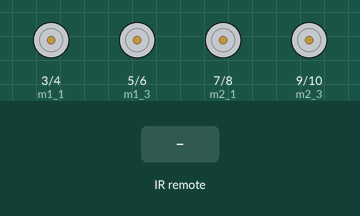
Bench run of a sketch on a simulated Arduino Uno, built with avr-gcc and run on an emulated ATmega328P. Parts: motor-driver pin pairs drawn as motors (green arrow = first pin HIGH = forward, orange = second pin HIGH = backward, longer = more drive). Inputs (shaded band) come from the test bench.

Above: at 1.2 s.
1.3 s: infrared code 0xC26BF044 received
At 2.0 s:
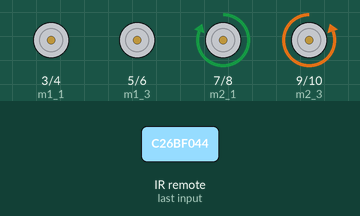
2.9 s: infrared code 0xC4FFB646 received
At 4.2 s:
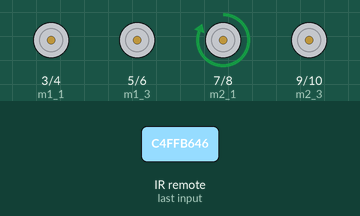
4.5 s: infrared code 0x758C9D82 received
At 5.6 s:
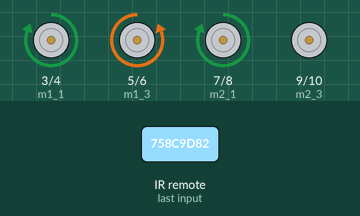
6.1 s: infrared code 0x53801EE8 received
At 6.9 s:
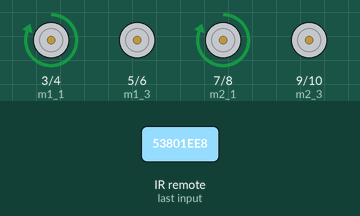
7.7 s: infrared code 0xC26BF044 received
At 8.1 s:
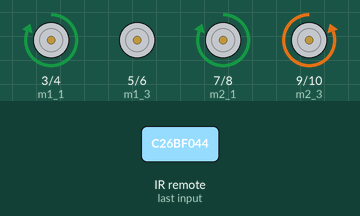
9.3 s: infrared code 0xC4FFB646 received
At 10.5 s:
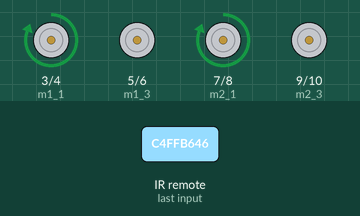
Timing chart, 0 to 11.9 s (numbered marks = the images above; inputs shaded):
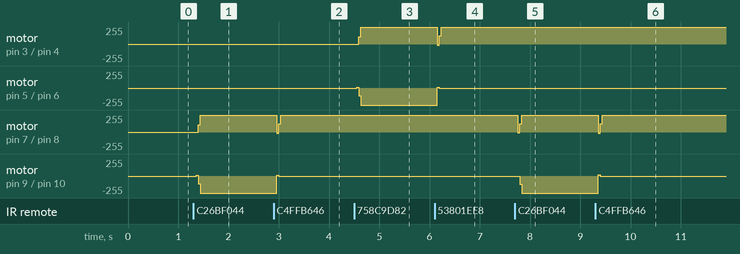

Measured:
- after the input at 1.3 s, motor on pin 7 (m2_1) / pin 8 (m2_2): stopped → forward 255/255 after 0.05 s; motor on pin 9 (m2_3) / pin 10 (m2_4): stopped → backward 255/255 after 0.05 s
- after the input at 2.9 s, motor on pin 7 (m2_1) / pin 8 (m2_2): forward 255/255 → backward 16/255 after 0.06 s, → forward 122/255 0.04 s later, → forward 255/255 0.04 s later; motor on pin 9 (m2_3) / pin 10 (m2_4): backward 255/255 → stopped after 0.06 s
- after the input at 4.5 s, motor on pin 3 (m1_1) / pin 4 (m1_2): stopped → forward 255/255 after 0.05 s; motor on pin 5 (m1_3) / pin 6 (m1_4): stopped → backward 255/255 after 0.05 s
- after the input at 6.1 s, motor on pin 3 (m1_1) / pin 4 (m1_2): forward 255/255 → backward 17/255 after 0.06 s, → forward 122/255 0.04 s later, → forward 255/255 0.04 s later; motor on pin 5 (m1_3) / pin 6 (m1_4): backward 255/255 → stopped after 0.06 s
- after the input at 7.7 s, motor on pin 7 (m2_1) / pin 8 (m2_2): forward 255/255 → backward 13/255 after 0.06 s, → forward 122/255 0.04 s later, → forward 255/255 0.04 s later; motor on pin 9 (m2_3) / pin 10 (m2_4): stopped → backward 255/255 after 0.10 s
- after the input at 9.3 s, motor on pin 7 (m2_1) / pin 8 (m2_2): forward 255/255 → backward 16/255 after 0.06 s, → forward 122/255 0.04 s later, → forward 255/255 0.04 s later; motor on pin 9 (m2_3) / pin 10 (m2_4): backward 255/255 → stopped after 0.06 s

The sketch:

camera_gimbal_2_0.ino
```cpp
#include <IRremote.h>

int IRpin = 11;
IRrecv irrecv(IRpin);
decode_results results;
int step = 10;
// Motor 1 pins
int m1_1 = 3;
int m1_2 = 4;
int m1_3 = 5;
int m1_4 = 6;

// Motor 2 pins
int m2_1 = 7;
int m2_2 = 8;
int m2_3 = 9;
int m2_4 = 10;

int del = 850;

boolean up = false;
boolean down = false;
boolean left = false;
boolean right = false;

void setup() {
  irrecv.enableIRIn(); // Start the receiver
  pinMode(m1_1, OUTPUT);
  pinMode(m1_2, OUTPUT);
  pinMode(m1_3, OUTPUT);
  pinMode(m1_4, OUTPUT);

  pinMode(m2_1, OUTPUT);
  pinMode(m2_2, OUTPUT);
  pinMode(m2_3, OUTPUT);
  pinMode(m2_4, OUTPUT);
}

void loop() {
  readIr();
  for (int i=0; i<=step; i++){
    if (up){
      backward_m2();
    }else if (down){
      forward_m2();
    }else if (left){
      backward_m1();
    }else if (right){
      forward_m1();
    }
  };
  resetFlags();
}

void resetFlags(){
  up = false;
  down = false;
  left = false;
  right = false;
}
void readIr(){
  if (irrecv.decode(&results)) {
      //Serial.println(results.value, DEC); // Print the Serial 'results.value'
      irrecv.resume();   // Receive the next value
      if (results.value == 3261853764){
        up = true;
      }else if (results.value == 3305092678){
        down = true;
      }else if (results.value == 1972149634){
        left = true;
      }else if (results.value == 1400905448){
        right = true;
      }else if (results.value == 2331063592){
        //center
      }
   }
}

void forward_m1(){
  forwards(m1_1, m1_2, m1_3, m1_4);
}

void backward_m1(){
  backwards(m1_1, m1_2, m1_3, m1_4);
}

void motorOff_m1(){
  motorOff(m1_1, m1_2, m1_3, m1_4);
}

void forward_m2(){
  forwards(m2_1, m2_2, m2_3, m2_4);
}

void backward_m2(){
  backwards(m2_1, m2_2, m2_3, m2_4);
}

void motorOff_m2(){
  motorOff(m2_1, m2_2, m2_3, m2_4);
}

void motorOff(int s1, int s2, int s3, int s4){
  digitalWrite(s1, LOW);
  digitalWrite(s2, LOW);
  digitalWrite(s3, LOW);
  digitalWrite(s4, LOW);
}

void backwards(int s1, int s2, int s3, int s4){
  digitalWrite(s1, HIGH);
  digitalWrite(s2, LOW);
  digitalWrite(s3, LOW);
  digitalWrite(s4, LOW);
  delayMicroseconds(del);

  digitalWrite(s1, HIGH);
  digitalWrite(s2, HIGH);
  digitalWrite(s3, LOW);
  digitalWrite(s4, LOW);
  delayMicroseconds(del);

  digitalWrite(s1, LOW);
  digitalWrite(s2, HIGH);
  digitalWrite(s3, LOW);
  digitalWrite(s4, LOW);
  delayMicroseconds(del);

  digitalWrite(s1, LOW);
  digitalWrite(s2, HIGH);
  digitalWrite(s3, HIGH);
  digitalWrite(s4, LOW);
  delayMicroseconds(del);

  digitalWrite(s1, LOW);
  digitalWrite(s2, LOW);
  digitalWrite(s3, HIGH);
  digitalWrite(s4, LOW);
  delayMicroseconds(del);

  digitalWrite(s1, LOW);
  digitalWrite(s2, LOW);
  digitalWrite(s3, HIGH);
  digitalWrite(s4, HIGH);
  delayMicroseconds(del);

  digitalWrite(s1, LOW);
  digitalWrite(s2, LOW);
  digitalWrite(s3, LOW);
  digitalWrite(s4, HIGH);
  delayMicroseconds(del);

  digitalWrite(s1, HIGH);
  digitalWrite(s2, LOW);
  digitalWrite(s3, LOW);
  digitalWrite(s4, HIGH);
  delayMicroseconds(del);
}

void forwards(int s1, int s2, int s3, int s4){
  digitalWrite(s1, HIGH);
  digitalWrite(s2, LOW);
  digitalWrite(s3, LOW);
  digitalWrite(s4, HIGH);
  delayMicroseconds(del);

  digitalWrite(s1, LOW);
  digitalWrite(s2, LOW);
  digitalWrite(s3, LOW);
  digitalWrite(s4, HIGH);
  delayMicroseconds(del);

  digitalWrite(s1, LOW);
  digitalWrite(s2, LOW);
  digitalWrite(s3, HIGH);
  digitalWrite(s4, HIGH);
  delayMicroseconds(del);

  digitalWrite(s1, LOW);
  digitalWrite(s2, LOW);
  digitalWrite(s3, HIGH);
  digitalWrite(s4, LOW);
  delayMicroseconds(del);

  digitalWrite(s1, LOW);
  digitalWrite(s2, HIGH);
  digitalWrite(s3, HIGH);
  digitalWrite(s4, LOW);
  delayMicroseconds(del);

  digitalWrite(s1, LOW);
  digitalWrite(s2, HIGH);
  digitalWrite(s3, LOW);
  digitalWrite(s4, LOW);
  delayMicroseconds(del);

  digitalWrite(s1, HIGH);
  digitalWrite(s2, HIGH);
  digitalWrite(s3, LOW);
  digitalWrite(s4, LOW);
  delayMicroseconds(del);

  digitalWrite(s1, HIGH);
  digitalWrite(s2, LOW);
  digitalWrite(s3, LOW);
  digitalWrite(s4, LOW);
  delayMicroseconds(del);

}
```
